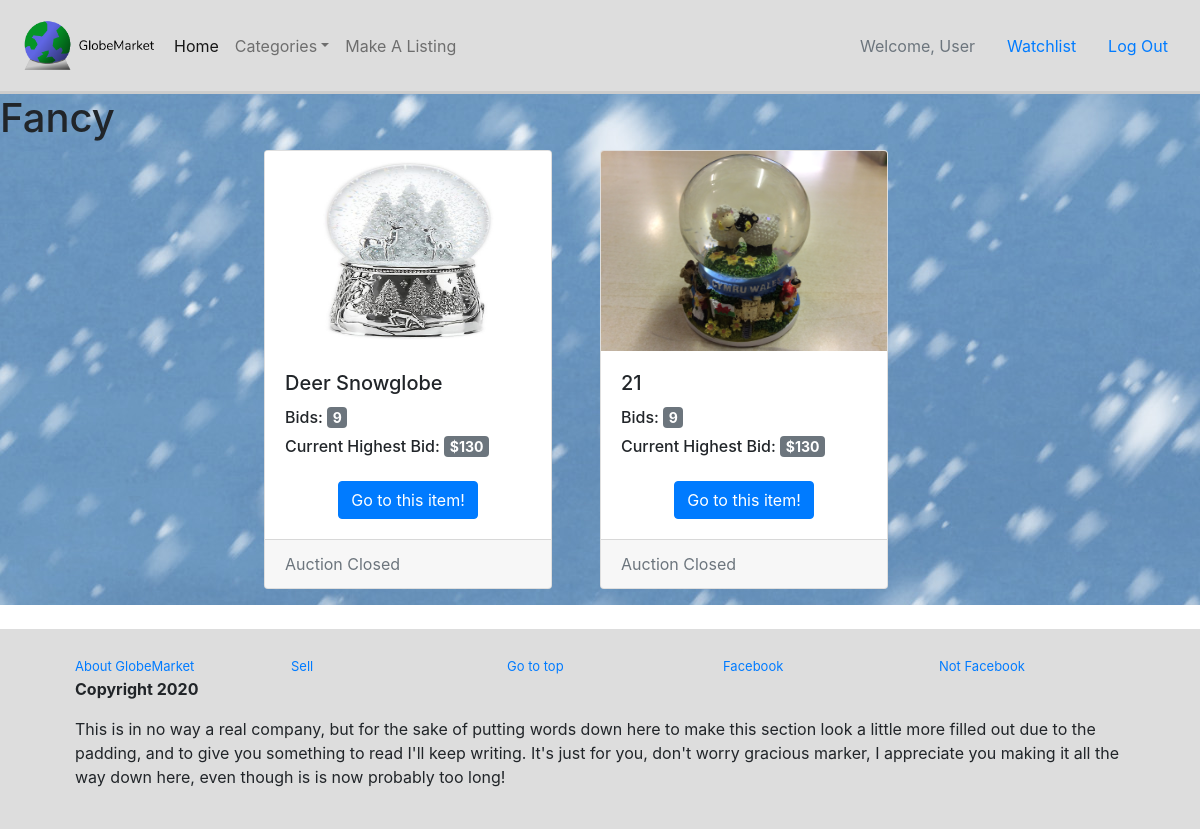
The app's page /category/fancy (signed in) with its own data.
### auction/models.py (models this page shows, shortened)
class User(db.Model, UserMixin):
    __tablename__='users'
    id = db.Column(db.Integer, primary_key=True)
    name = db.Column(db.String(100), index=True, unique=True, nullable=False)
    emailid = db.Column(db.String(100), index=True, nullable=False)
    password_hash = db.Column(db.String(255), nullable=False)
    contact_num = db.Column(db.Integer, nullable=False)
    address = db.Column(db.String(255), nullable=False)

class Listing(db.Model):
    __tablename__ = 'listings'
    id = db.Column(db.Integer, primary_key=True)
    name = db.Column(db.String(80), nullable=False)
    size = db.Column(db.String(50), nullable=False)
    origin = db.Column(db.String(200), nullable=False)
    colour = db.Column(db.String(100), nullable=False)
    age = db.Column(db.Integer, nullable=False)
    category = db.Column(db.String(100), nullable=False)
    description = db.Column(db.String(200), nullable=False)
    startbid = db.Column(db.Integer, nullable=False)
    image = db.Column(db.String(400), nullable=False)
    upost = db.Column(db.String(30), db.ForeignKey('users.name'), nullable=False)
    created_at = db.Column(db.DateTime, default=datetime.now())
    status = db.Column(db.Boolean, default=True, nullable=False)

### auction/categories.py (the view)
@bp.route('/fancy')
def fancy():
    fancyQuery = Listing.query.filter(Listing.category.like('Fancy')).all()
    return render_template('category.html', listings=fancyQuery, heading='Fancy')

### auction/__init__.py (called while the page is built)
def create_app():
    app=Flask(__name__)  # this is the name of the module/package that is calling this app
    app.debug=True
    app.secret_key='utroutoru'
    app.config['SQLALCHEMY_DATABASE_URI']='sqlite:///marketplace.sqlite'
    db.init_app(app)
    bootstrap = Bootstrap(app)
    login_manager = LoginManager()
    login_manager.login_view='auth.login'
    login_manager.init_app(app)
    from .models import User  # importing here to avoid circular references
    @login_manager.user_loader
    def load_user(user_id):
        return User.query.get(int(user_id))
    from . import listings
    app.register_blueprint(listings.bp)
    from . import views
    app.register_blueprint(views.bp)
    from . import auth
    app.register_blueprint(auth.bp)
    from . import categories
    app.register_blueprint(categories.bp)
    return app

### auction/templates/category.html (shortened to what this page needs)
{% extends 'base.html' %}
{% block header %}
<h1>{{heading}}</h1>
{% endblock %}
{% block content %}
{% if listings %}
<div class="row justify-content-center">
    {% for listing in listings %}
    <div class="card mb-3 mr-5" style="width: 18rem;">
        <img class="card-img-top" height="200rem" src="{{listing.image}}" alt="{{listing.name}}">
        <div class="card-body">
          <h5 class="card-title">{{listing.name}}</h5>
          <h6>Bids: <span class="badge badge-secondary" style="font-size:14px;">9</span>
          </h6>
          <h6>Current Highest Bid: <span class="badge badge-secondary" style="font-size:14px;">$130</span> </h6>
          <div id="testcentre"><a href="{{url_for('listing.show', id=listing.id)}}"
              class="btn btn-primary mt-3">Go
              to this item!</a></div>
        </div>
        <div class="card-footer">
          <medium class="text-muted">Auction Closed</medium>
        </div>
      </div>
    {% endfor %}
</div>
{% endif %}
{% endblock %}

### auction/templates/base.html (shortened to what this page needs)
<!doctype html>
<html lang="en">
  <head>
    <link rel="stylesheet" type="text/css" href="{{ url_for('static',filename='globestyles.css') }}">
    <link rel="stylesheet" href="https://stackpath.bootstrapcdn.com/bootstrap/4.5.2/css/bootstrap.min.css">
  </head>
  <body style="background-image: url(/static/image/snowfall.jpg)">
      <header>
        <nav class="navbar navbar-expand-lg navbar-light">
            <img height="75px" width="150px" src="/static/image/GlobesideNB.png">
            <div class="collapse navbar-collapse" id="navbarSupportedContent">
            <ul class="navbar-nav mr-auto">
                <li class="nav-item active">
                <a class="nav-link" href="/">Home</a>
                </li>
                <li class="nav-item dropdown">
                  <a class="nav-link dropdown-toggle" data-toggle="dropdown" href="#" role="button" aria-haspopup="true" aria-expanded="false">Categories</a>
                </li>
                <li class="nav-item">
                    <a class="nav-link" href="listings/create">Make A Listing</a>
                </li>
            </ul>
                {% if current_user.is_authenticated %}
                  <a class="nav-item nav-link disabled text-muted" href="#"><span>Welcome, {{ current_user.name }}</span></a>
                  <a class="nav-item nav-link" href="/watchlist">Watchlist</a>
                  <a class="nav-item nav-link" href="{{ url_for('auth.logout') }}">Log Out</a>
                {% else %}
                  <a class="nav-item nav-link" href="{{ url_for('auth.register') }}">Register</a>
                  <a class="nav-item nav-link" href="{{ url_for('auth.login') }}">Log In</a>
                {% endif %}
            </div>
        </nav>
    {% block header %}
    {% endblock %}
    </header>
    {% block content %}
    {% endblock %}
      <div id="bottomgap" style="background-color: white;">
        <footer>
          <div class="container">
            <div class="row">
              <div class="col-sm">
                <a class="fotext" href="/">About GlobeMarket</a>
              </div>
              <div class="col-sm">
                <a class="fotext" href="/listings/create">Sell</a>
              </div>
              <div class="col-sm">
                <a class="fotext" href="/">Go to top</a>
              </div>
              <div class="col-sm">
                <a class="fotext" href="/">Facebook</a>
              </div>
              <div class="col-sm">
                <a class="fotext" href="/">Not Facebook</a>
              </div>
              <div class="col-sm">
                <p class="cptext">Copyright 2020</p>
                <p>This is in no way a real company, but for the sake of putting words down here to make this section look a little more
                filled out due to the padding, and to give you something to read I'll keep writing. It's just for you, don't worry
                gracious marker, I appreciate you making it all the way down here, even though is is now probably too long!</p>
              </div>
            </div>
          </div>
        </footer>
      </div>
  </body>
</html>

### auction/static/globestyles.css (style rules this page uses)
nav { background-color: #DDDDDD; border-bottom-color: #CCC; border-bottom-style: solid; border-bottom-width: 0.05; }
#bottomgap { padding-top: 2%; }
footer { background-color: #DDD; padding-left: 5%; padding-right: 5%; padding-top: 2%; padding-bottom: 2%; }
.fotext { font-size: small; }
.cptext { font-weight: bold; }
#testcentre { text-align: center; }

### records on screen
User: name "User"
Listing: image (picture), name "Deer Snowglobe"
Listing: image (picture), name "21"

### other values on screen
{{ heading }} "Fancy"
